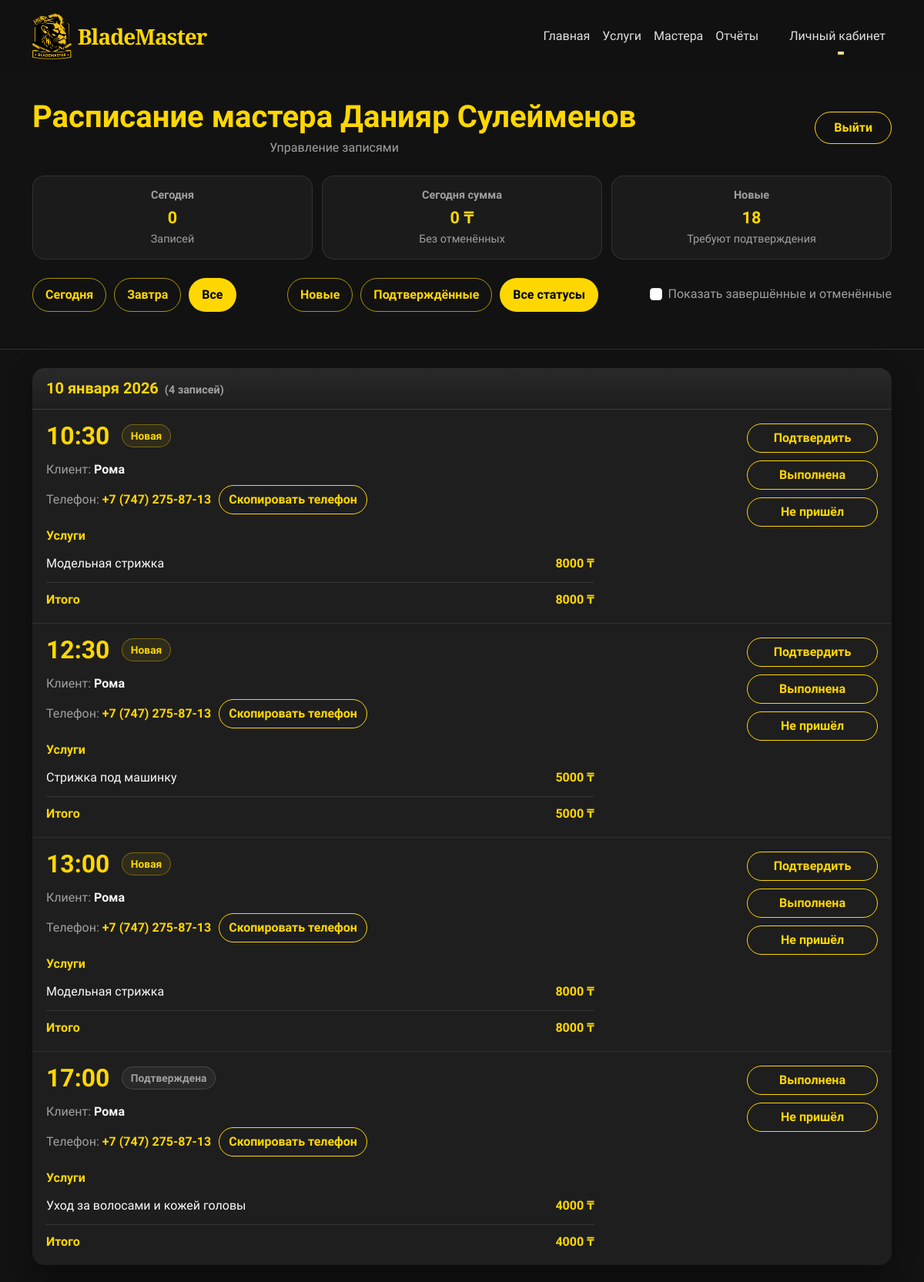
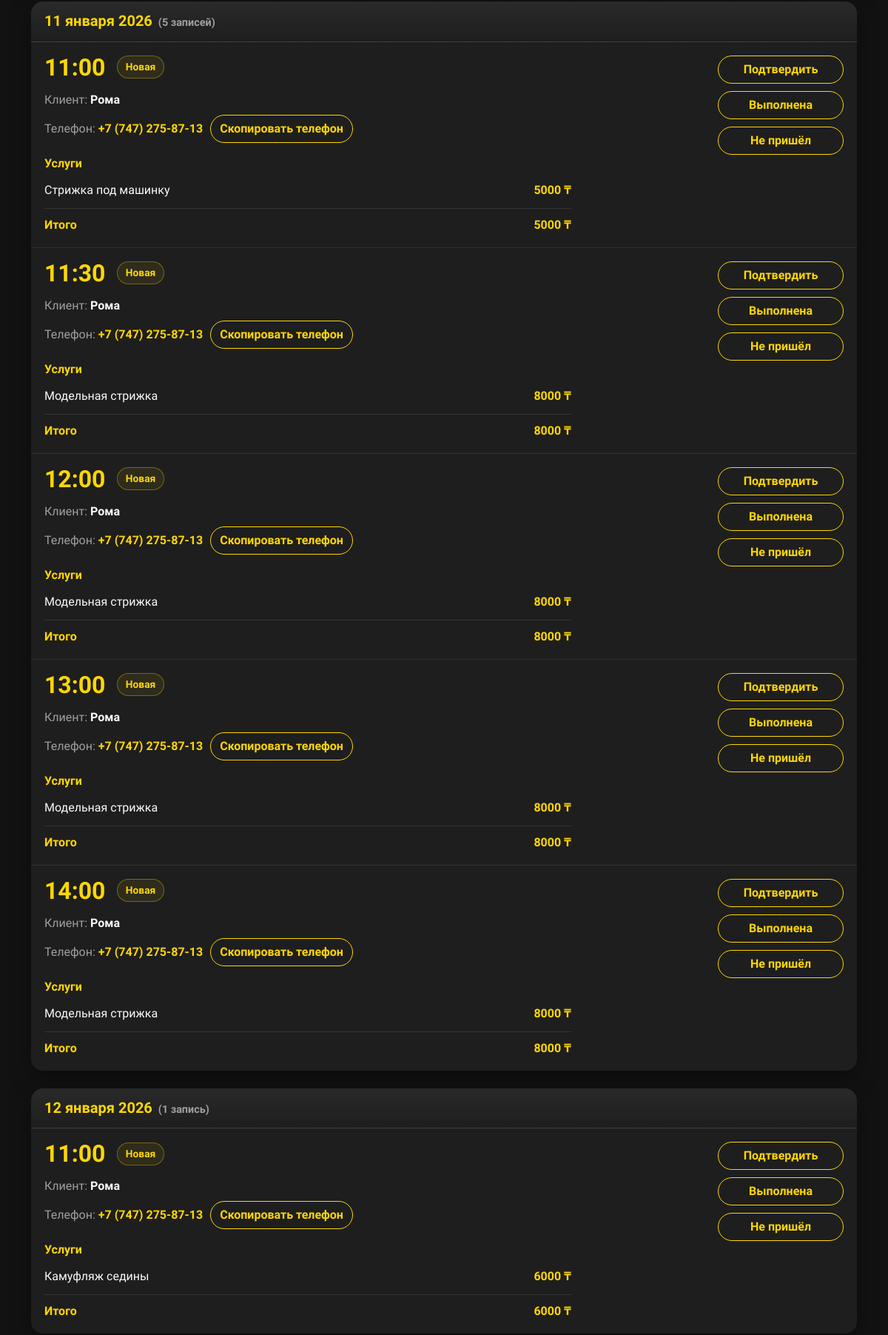
Page /master/dashboard/ (signed in, upper part) on the committed database (2 pictures, top to bottom).
### core/models.py (models this page shows, shortened)
class Master(models.Model):
    full_name = models.CharField("ФИО мастера", max_length=100)
    description = models.TextField("Описание / о себе", blank=True)
    photo = models.ImageField("Фотография мастера", upload_to='masters/', blank=True, null=True)
    user = models.OneToOneField(User, on_delete=models.SET_NULL, null=True, blank=True, related_name='master_profile')
    class Meta:
        verbose_name = "Мастер"
        verbose_name_plural = "Мастера"

class Appointment(models.Model):
    client_name = models.CharField("Имя клиента", max_length=100)
    client_phone = models.CharField("Телефон клиента", max_length=20)
    client_email = models.EmailField("Email клиента", blank=True, null=True)
    service = models.ManyToManyField(Service, verbose_name="Выбранные услуги")
    master = models.ForeignKey(Master, on_delete=models.CASCADE, verbose_name="Мастер")
    date = models.DateField("Дата записи")
    time = models.TimeField("Время записи")
    status = models.CharField("Статус записи", max_length=20, choices=[
        ('new', 'Новая'),
        ('confirmed', 'Подтверждена'),
        ('completed', 'Выполнена'),
        ('cancelled', 'Отменена'),
        ('no_show', 'Не пришёл'),
    ], default='new')
    created_at = models.DateTimeField("Дата и время создания записи", auto_now_add=True)
    prepayment_amount = models.DecimalField(max_digits=10, decimal_places=2, default=0, verbose_name="Сумма предоплаты")
    prepayment_paid = models.BooleanField(default=False, verbose_name="Предоплата оплачена")
    prepayment_method = models.CharField(max_length=50, blank=True, verbose_name="Способ предоплаты")
    class Meta:
        verbose_name = "Запись"
        verbose_name_plural = "Записи клиентов"
    def total_price(self):
        return sum(service.price for service in self.service.all())

class Service(models.Model):
    name = models.CharField("Название услуги", max_length=100)
    description = models.TextField("Описание услуги", blank=True)
    price = models.DecimalField("Цена (₸)", max_digits=10, decimal_places=0)
    duration = models.IntegerField("Длительность (в минутах)", default=60)
    category = models.CharField("Категория", max_length=50, choices=[
        ('haircut', 'Стрижки'),
        ('beard', 'Бритьё и оформление бороды'),
        ('care', 'Уход'),
        ('complex', 'Комплексные процедуры'),
    ], default='haircut')
    class Meta:
        verbose_name = "Услуга"
        verbose_name_plural = "Услуги"

### core/views.py (the view)
# urls.py: path('master/dashboard/', views.master_dashboard, name='master_dashboard'),
@login_required
def master_dashboard(request):
    if not hasattr(request.user, "master_profile") or not request.user.master_profile:
        messages.error(request, "Доступ запрещён.")
        return redirect("cabinet_logout")
    master = request.user.master_profile
    filter_type = request.GET.get("filter", "all")    # today / tomorrow / all
    status_filter = request.GET.get("status", "all")  # new / confirmed / all
    show_completed = request.GET.get("show_completed") == "1"
    today = timezone.localdate()
    tomorrow = today + timedelta(days=1)
    appointments = (
        Appointment.objects
        .filter(master=master)
        .prefetch_related("service")  # важно для total_price()
    )
    if not show_completed:
        appointments = appointments.exclude(status__in=["completed", "no_show", "cancelled"])
    if filter_type == "today":
        appointments = appointments.filter(date=today)
    elif filter_type == "tomorrow":
        appointments = appointments.filter(date=tomorrow)
    if status_filter in ["new", "confirmed"]:
        appointments = appointments.filter(status=status_filter)
    if filter_type in ["today", "tomorrow"]:
        appointments = appointments.order_by("time")
    else:
        appointments = appointments.order_by("date", "time")
    appointments_today = (
        Appointment.objects
        .filter(master=master, date=today)
        .exclude(status="cancelled")
        .prefetch_related("service")
    )
    today_count = appointments_today.count()
    total_today = sum(app.total_price() for app in appointments_today)
    new_count = Appointment.objects.filter(master=master, status="new").count()
    context = {
        "master": master,
        "appointments": appointments,
        "today": today,
        "tomorrow": tomorrow,
        "show_completed": show_completed,
        "stats": {
            "today_count": today_count,
            "today_revenue": int(total_today),
            "new_count": new_count,
        },
        "appointments_today": appointments_today,
        "total_today": int(total_today),
        "appointments_new": Appointment.objects.filter(master=master, date=today, status="new"),
    }
    return render(request, "core/master_dashboard.html", context)

### core/templates/core/master_dashboard.html (shortened to what this page needs)
{% extends 'base.html' %}
{% block content %}
<section class="bm-page-title">
  <div class="container" data-aos="fade-down">
    <div class="bm-kabinet-top">
      <div>
        <h1 class="display-6 fw-bold text-gold mb-1">Расписание мастера {{ master.full_name }}</h1>
        <div class="text-muted">Управление записями</div>
      </div>
      <a href="{% url 'master_logout' %}" class="btn btn-outline-gold px-4 py-2 fw-bold rounded-pill">Выйти</a>
    </div>
    <div class="bm-stat-grid mt-4">
      <div class="bm-stat">
        <div class="k">Сегодня</div>
        <div class="v">{{ stats.today_count }}</div>
        <div class="s">Записей</div>
      </div>
      <div class="bm-stat">
        <div class="k">Сегодня сумма</div>
        <div class="v">{{ stats.today_revenue }} ₸</div>
        <div class="s">Без отменённых</div>
      </div>
      <div class="bm-stat">
        <div class="k">Новые</div>
        <div class="v">{{ stats.new_count }}</div>
        <div class="s">Требуют подтверждения</div>
      </div>
    </div>
    <div class="d-flex flex-column flex-md-row justify-content-between align-items-md-center gap-3 mt-4">
      <div class="bm-tabs">
        <a href="?filter=today{% if request.GET.status %}&status={{ request.GET.status }}{% endif %}{% if show_completed %}&show_completed=1{% endif %}"
           class="bm-tab {% if request.GET.filter == 'today' %}is-active{% endif %}">
          Сегодня
        </a>
        <a href="?filter=tomorrow{% if request.GET.status %}&status={{ request.GET.status }}{% endif %}{% if show_completed %}&show_completed=1{% endif %}"
           class="bm-tab {% if request.GET.filter == 'tomorrow' %}is-active{% endif %}">
          Завтра
        </a>
        <a href="?filter=all{% if request.GET.status %}&status={{ request.GET.status }}{% endif %}{% if show_completed %}&show_completed=1{% endif %}"
           class="bm-tab {% if request.GET.filter == 'all' or not request.GET.filter %}is-active{% endif %}">
          Все
        </a>
      </div>
      <div class="bm-tabs">
        {% with st=request.GET.status|default:"all" %}
          <a href="?{% if request.GET.filter %}filter={{ request.GET.filter }}&{% endif %}status=new{% if show_completed %}&show_completed=1{% endif %}"
             class="bm-tab {% if st == 'new' %}is-active{% endif %}">
            Новые
          </a>
          <a href="?{% if request.GET.filter %}filter={{ request.GET.filter }}&{% endif %}status=confirmed{% if show_completed %}&show_completed=1{% endif %}"
             class="bm-tab {% if st == 'confirmed' %}is-active{% endif %}">
            Подтверждённые
          </a>
          <a href="?{% if request.GET.filter %}filter={{ request.GET.filter }}&{% endif %}status=all{% if show_completed %}&show_completed=1{% endif %}"
             class="bm-tab {% if st == 'all' %}is-active{% endif %}">
            Все статусы
          </a>
        {% endwith %}
      </div>
      <div class="form-check">
        <input class="form-check-input" type="checkbox" id="showCompleted" {% if show_completed %}checked{% endif %}>
        <label class="form-check-label text-muted fw-medium" for="showCompleted">
          Показать завершённые и отменённые
        </label>
      </div>
    </div>
  </div>
</section>
<section class="bm-section pt-4">
  <div class="container">
    {% if appointments %}
      {% regroup appointments by date as appointments_by_date %}
      {% for date_group in appointments_by_date %}
        <div class="bm-card bm-date-card mb-4">
          <div class="bm-date-head">
            <div class="d-flex align-items-baseline flex-wrap">
              <h5 class="bm-date-title">{{ date_group.grouper|date:"d E Y" }}</h5>
              <span class="bm-date-sub">
                {% with c=date_group.list|length %}
                  ({{ c }} {% if c == 1 %}запись{% else %}записей{% endif %})
                {% endwith %}
              </span>
            </div>
          </div>
          <div>
            {% for app in date_group.list %}
              <div class="bm-app-row">
                <div class="row g-4 align-items-start">
                  <div class="col-12 col-md-8">
                    <div class="d-flex flex-column flex-md-row align-items-md-center gap-3 mb-3">
                      <div class="bm-time">{{ app.time|time:"H:i" }}</div>
                      <div class="d-flex flex-wrap gap-2 align-items-center">
                        {% if app.status == 'new' %}
                          <span class="bm-status-pill is-new">Новая</span>
                        {% elif app.status == 'cancelled' %}
                          <span class="bm-status-pill is-cancelled">{{ app.get_status_display }}</span>
                        {% elif app.status == 'completed' %}
                          <span class="bm-status-pill is-completed">{{ app.get_status_display }}</span>
                        {% else %}
                          <span class="bm-status-pill">{{ app.get_status_display }}</span>
                        {% endif %}
                      </div>
                    </div>
                    <div class="text-light mb-2">
                      <span class="text-muted">Клиент:</span>
                      <span class="fw-bold">{{ app.client_name }}</span>
                    </div>
                    <div class="bm-copy-row text-light mb-3">
                      <div>
                        <span class="text-muted">Телефон:</span>
                        <a href="tel:{{ app.client_phone }}" class="text-gold text-decoration-none fw-bold">
                          {{ app.client_phone }}
                        </a>
                      </div>
                      <button type="button"
                              class="btn btn-outline-gold rounded-pill fw-bold"
                              data-copy="{{ app.client_phone }}">
                        Скопировать телефон
                      </button>
                    </div>
                    <div class="bm-detail-box">
                      <div class="text-gold fw-bold mb-2">Услуги</div>
                      {% for service in app.service.all %}
                        <div class="bm-service-line">
                          <span class="text-light">{{ service.name }}</span>
                          <span class="text-gold fw-bold">{{ service.price }} ₸</span>
                        </div>
                      {% endfor %}
                      <div class="bm-total d-flex justify-content-between">
                        <span>Итого</span>
                        <span>{{ app.total_price }} ₸</span>
                      </div>
                    </div>
                  </div>
                  <div class="col-12 col-md-4">
                    <div class="bm-actions">
                      {% if app.status == 'new' %}
                        <a href="{% url 'master_change_status' app.id 'confirmed' %}"
                           class="btn btn-outline-gold rounded-pill fw-bold">
                          Подтвердить
                        </a>
                      {% endif %}
                      {% if app.status == 'new' or app.status == 'confirmed' %}
                        <a href="{% url 'master_change_status' app.id 'completed' %}"
                           class="btn btn-outline-gold rounded-pill fw-bold">
                          Выполнена
                        </a>
                        <a href="{% url 'master_change_status' app.id 'no_show' %}"
                           class="btn btn-outline-gold rounded-pill fw-bold">
                          Не пришёл
                        </a>
                      {% endif %}
                    </div>
                  </div>
                </div>
              </div>
            {% endfor %}
          </div>
        </div>
      {% endfor %}
    {% else %}
      <div class="text-center py-5">
        <h3 class="text-muted mb-2">Записей пока нет</h3>
        <p class="text-muted">Новые записи появятся здесь автоматически</p>
      </div>
    {% endif %}
  </div>
</section>
{% endblock %}

### core/templates/base.html (style rules this page uses)
:root { --bg-primary: #121212; --bg-secondary: #1E1E1E; --bg-input: #2A2A2A; --text-primary: #E0E0E0; --text-muted: #A0A0A0; --gold: #FFD700; --gold-dark: #D4AF37; }
body { font-family: 'Urbanist', sans-serif; background-color: var(--bg-primary); color: var(--text-primary); min-height: 100vh; padding-top: 80px; margin: 0; }
.btn-gold, .btn-outline-gold { font-weight: 600; border-radius: 50px; transition: all 0.25s ease; }
.btn-outline-gold { border-color: var(--gold); color: var(--gold); }
.text-gold { color: var(--gold) !important; }
.text-muted { color: var(--text-muted) !important; }
.bm-page-title { padding: 3rem 0; text-align: center; border-bottom: 1px solid rgba(255, 255, 255, 0.12); }
.bm-page-title h1 { font-weight: 800; color: var(--gold); margin-bottom: .75rem; }
.bm-section { padding: 2.5rem 0; }
.bm-card { background: var(--bg-secondary); border-radius: 16px; box-shadow: 0 8px 30px rgba(0, 0, 0, 0.35); overflow: hidden; }

### core/templates/core/master_dashboard.html (style rules this page uses)
.bm-kabinet-top { display:flex;flex-direction:column;gap:12px }
@media (min-width:768px) { .bm-kabinet-top { flex-direction:row;justify-content:space-between;align-items:center } }
.bm-tabs { display:flex;gap:10px;flex-wrap:wrap;justify-content:center }
@media (min-width:768px) { .bm-tabs { justify-content:flex-start } }
.bm-tab { border:1px solid rgba(255,215,0,0.65); color:var(--gold); background:transparent; border-radius:999px; padding:.55rem 1rem; font-weight:800; transition:all .2s ease; text-decoration:none; display:inline-flex; align-items:center; gap:.45rem; }
.bm-tab:hover, .bm-tab.is-active { background:var(--gold);color:#000 }
.bm-stat-grid { display:grid;gap:12px }
@media (min-width:768px) { .bm-stat-grid { grid-template-columns:repeat(3,1fr) } }
.bm-stat { border:1px solid rgba(255,255,255,0.10); border-radius:16px; background:rgba(255,255,255,0.04); padding:14px 16px; }
.bm-stat .k { color:var(--text-muted);font-weight:700;font-size:.9rem;margin-bottom:6px }
.bm-stat .v { color:var(--gold);font-weight:900;font-size:1.35rem;line-height:1.1 }
.bm-stat .s { color:var(--text-muted);font-size:.9rem;margin-top:6px }
.bm-date-card { overflow:hidden }
.bm-date-head { display:flex;justify-content:space-between;align-items:center;gap:12px; padding:14px 18px; border-bottom:1px solid rgba(255,255,255,0.10); background:linear-gradient(180deg, rgba(255,255,255,0.05), transparent); }
.bm-date-title { font-weight:900;color:var(--gold);margin:0 }
.bm-date-sub { color:var(--text-muted);font-size:.9rem;margin-left:8px;font-weight:600 }
.bm-app-row { padding:18px; border-bottom:1px solid rgba(255,255,255,0.08); transition:background .2s ease; }
.bm-app-row:last-child { border-bottom:none }
.bm-time { font-size:2rem;font-weight:900;color:var(--gold);line-height:1 }
.bm-status-pill { display:inline-flex;align-items:center;border-radius:999px; padding:.25rem .65rem; border:1px solid rgba(255,255,255,0.14); background:rgba(255,255,255,0.05); color:var(--text-muted); font-weight:800; font-size:.86rem; white-space:nowrap; }
.bm-status-pill.is-new { border-color:rgba(255,215,0,0.35); color:var(--gold); background:rgba(255,215,0,0.08); }
.bm-service-line { display:flex;justify-content:space-between;gap:12px;padding:4px 0 }
.bm-total { margin-top:8px;padding-top:10px; border-top:1px solid rgba(255,255,255,0.10); font-weight:900;color:var(--gold); }
.bm-actions { display:grid;gap:10px }
@media (min-width:768px) { .bm-actions { justify-items:end } }
.bm-actions .btn { width:100% }
@media (min-width:768px) { .bm-actions .btn { width:auto;min-width:170px } }
.bm-copy-row { display:flex; flex-wrap:wrap; gap:10px; align-items:center; }

### rows in the picture
Master: full_name "Данияр Сулейменов"
Appointment: grouper "10 января 2026", time "10:30", status "Новая", client_name "Рома", client_phone "+7 (747) 275-87-13", total_price "8000"
Service: name "Модельная стрижка", price "8000"
Appointment: time "12:30", status "Новая", client_name "Рома", client_phone "+7 (747) 275-87-13", total_price "5000"
Service: name "Стрижка под машинку", price "5000"
Appointment: time "13:00", status "Новая", client_name "Рома", client_phone "+7 (747) 275-87-13", total_price "8000"
Appointment: time "17:00", status "Подтверждена", client_name "Рома", client_phone "+7 (747) 275-87-13", total_price "4000", shows "Выполнена"
Service: name "Уход за волосами и кожей головы", price "4000"
Appointment: grouper "11 января 2026", time "11:00", status "Новая", client_name "Рома", client_phone "+7 (747) 275-87-13", total_price "5000"
Appointment: time "11:30", status "Новая", client_name "Рома", client_phone "+7 (747) 275-87-13", total_price "8000"
Appointment: time "12:00", status "Новая", client_name "Рома", client_phone "+7 (747) 275-87-13", total_price "8000"
Appointment: time "13:00", status "Новая", client_name "Рома", client_phone "+7 (747) 275-87-13", total_price "8000"
Appointment: time "14:00", status "Новая", client_name "Рома", client_phone "+7 (747) 275-87-13", total_price "8000"
Appointment: grouper "12 января 2026", time "11:00", status "Новая", client_name "Рома", client_phone "+7 (747) 275-87-13", total_price "6000"
Service: name "Камуфляж седины", price "6000"

### other values in the picture
{{ stats.today_count }} "0"
{{ stats.today_revenue }} "0"
{{ stats.new_count }} "18"
{{ c }} "4" "5" "1"
